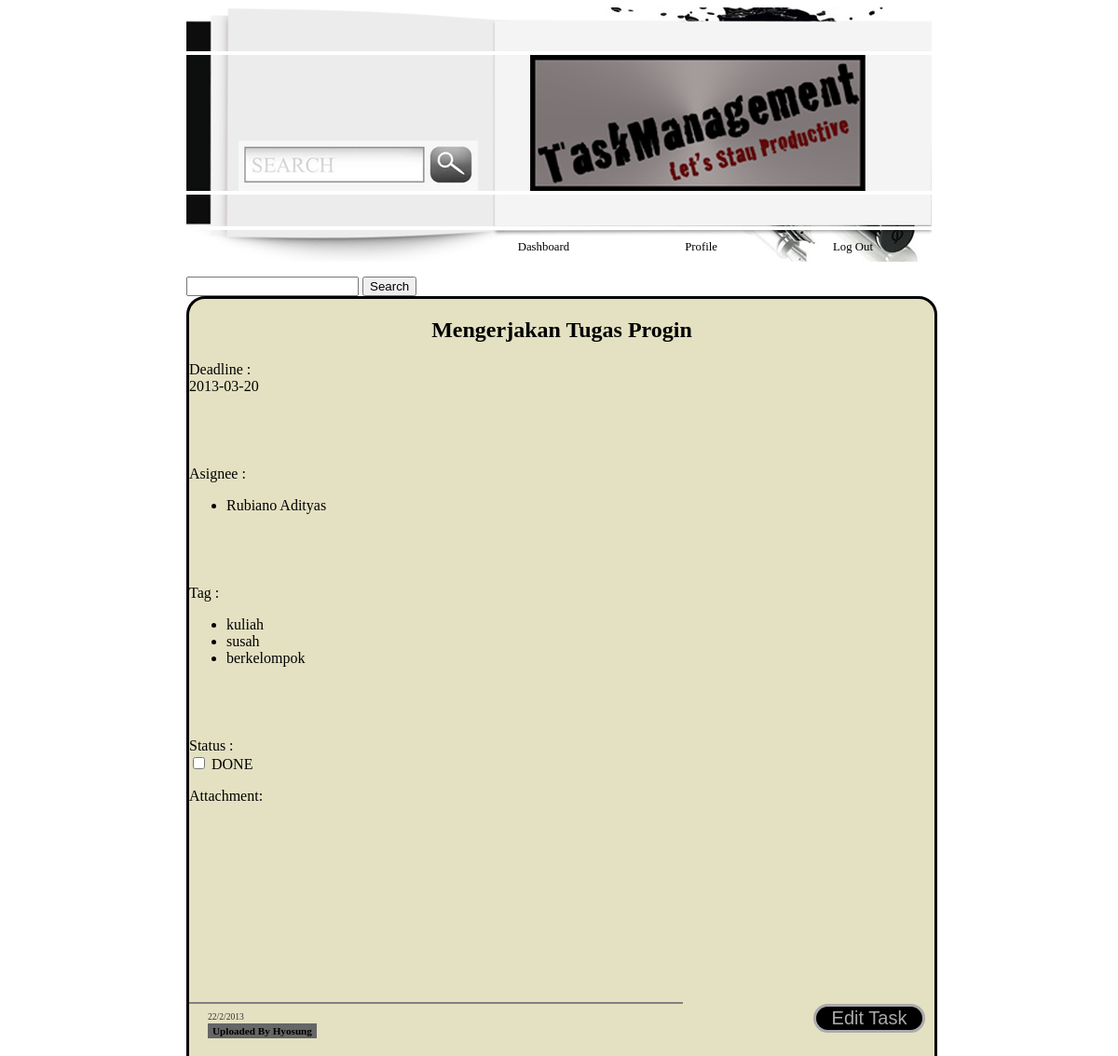
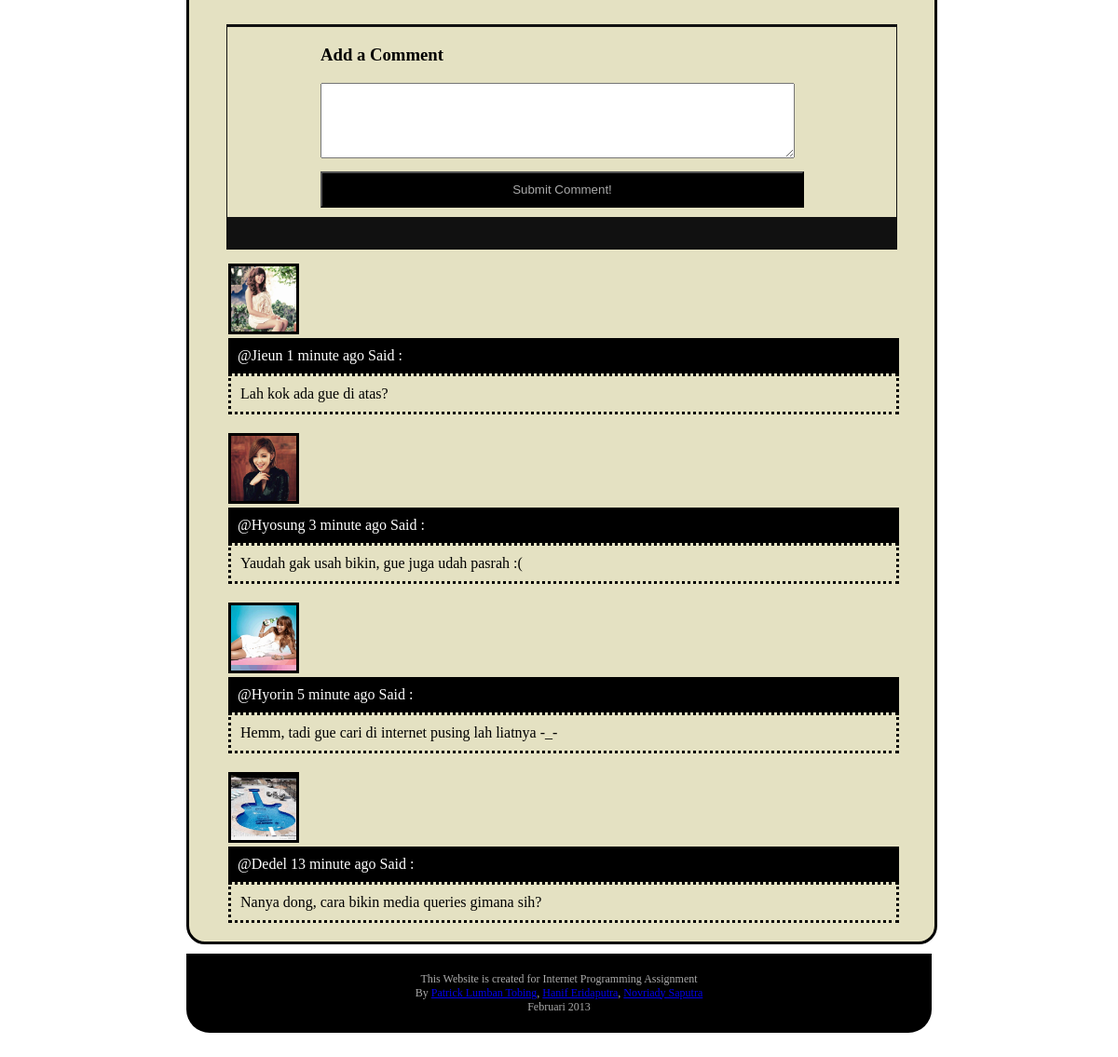
Screenshot of /src/rinciantugas.php?taskid=1 with the database file from the repository (2 pictures, top to bottom).
### tables this page shows
CREATE TABLE IF NOT EXISTS `task` (
  `taskID` varchar(30) NOT NULL,
  `categoryID` varchar(30) NOT NULL,
  `username` varchar(30) NOT NULL,
  `taskname` varchar(30) NOT NULL,
  `status` int(11) NOT NULL,
  `deadline` date NOT NULL,
  PRIMARY KEY (`taskID`),
  KEY `task_ibfk_1` (`categoryID`),
  KEY `task_ibfk_2` (`username`)
);

CREATE TABLE IF NOT EXISTS `user` (
  `username` varchar(30) NOT NULL,
  `password` varchar(30) NOT NULL,
  `fullname` varchar(30) NOT NULL,
  `birthplace` varchar(30) NOT NULL,
  `birthdate` date NOT NULL,
  `email` varchar(30) NOT NULL,
  `avatar` varchar(30) NOT NULL,
  PRIMARY KEY (`username`)
);

CREATE TABLE IF NOT EXISTS `tag` (
  `taskID` varchar(30) NOT NULL,
  `tagname` varchar(30) NOT NULL,
  KEY `tag_ibfk_2` (`taskID`)
);

### model/Task.php (called while the page is built, shortened)
<?php
    class Task implements BaseModel {
		function __construct($id) {
			$db = mysqli_connect($GLOBALS['host'], $GLOBALS['username'], $GLOBALS['password'], $GLOBALS['dbname']);
			$format = "SELECT * FROM `task` WHERE `taskID` = '%s';";
			$stmt = sprintf($format, $id);
			$result = mysqli_query($db, $stmt);
			if(mysqli_num_rows($result) > 0) {
				$row = $result->fetch_row();
			}
			$this->id = $id;
		}
		public function setData($categoryID, $username, $taskname, $status, $deadline) {
			$this->taskname = $taskname;
			$this->status = $status;
    	}
		public function getTags() {
			$dbg = new DBGetter();
			return $dbg->getTagsFromTaskID($this->id);
		}
		public function getUsers() {
			$dbg = new DBGetter();
			return $dbg->getUsersFromTaskID($this->id);
		}
		var $id;
	}
?>

### model/DBGetter.php (called while the page is built, shortened)
<?php
    class DBGetter {
		public function getTagsFromTaskID($taskid) {
			$db = mysqli_connect($GLOBALS['host'], $GLOBALS['username'], $GLOBALS['password'], $GLOBALS['dbname']);
			$format = "SELECT * FROM `tag` WHERE `taskID` = '%s';";
			$stmt = sprintf($format, $taskid);
			$result = mysqli_query($db, $stmt);
			$tags = array();
			while($row = $result->fetch_row()) {
				$tags[] = new Tag($row[0], $row[1]);
			}
			return $tags;
		}
		public function getUsersFromTaskID($taskid) {
			$db = mysqli_connect($GLOBALS['host'], $GLOBALS['username'], $GLOBALS['password'], $GLOBALS['dbname']);
			$format = "SELECT * FROM `task_user` WHERE `taskID` = '%s';";
			$stmt = sprintf($format, $taskid);
			$result = mysqli_query($db, $stmt);
			$users = array();
			while($row = $result->fetch_row()) {
				$users[] = new User($row[1]);
			}
			return $users;
		}
    }
?>

### model/User.php (called while the page is built, shortened)
<?php
    class User implements BaseModel {
		function __construct($username) {
			$db = mysqli_connect($GLOBALS['host'], $GLOBALS['username'], $GLOBALS['password'], $GLOBALS['dbname']);
			$format = "SELECT * FROM `user` WHERE `username` = '%s';";
			$stmt = sprintf($format, $username);
			$result = mysqli_query($db, $stmt);
			if(mysqli_num_rows($result) > 0) {
				$row = $result->fetch_row();
			}
			$this->username = $username;
		}
		public function setData($password, $fullname, $birthplace, $birthdate, $email, $avatar_path) {
			$this->fullname = $fullname;
    	}
    }
?>

### model/Tag.php (called while the page is built, shortened)
<?php
    class Tag implements BaseModel {
		function __construct($taskid, $tagname) {
			$this->tagname = $tagname;
		}
	}
?>

### src/rinciantugas.php (the view, shortened to what this page needs)
<?php
	$task = new Task($_GET['taskid']);
?>
<!DOCTYPE html>
<head>
<link rel='stylesheet' type="text/css" href="../style/Design.css"/>
</head>
<body class="main">
<div id="header">
<img src="../images/images/Header_3_ip_01.gif"/><img src="../images/images/Header_3_ip_02.gif" /><a href="Dashboard.html"><img src="../images/images/Header_3_ip_03.gif" /></a><img src="../images/images/Header_3_ip_04.gif"  />
  	<ul class="navigation">
		<li> <a href="dashboard.php"> Dashboard </a> </li>
        <li> <a href="profile.html"> Profile </a> </li>
        <li> <a href="../Index.html"> Log Out </a> </li>
    </ul>
  <form method="post" action="searchresult.php">
    	<input type="text" name="query" />
    	<input type="submit" value="Search" />
    </form>
</div>
<div class="TaskBoard">
<h2 align="center"><?php echo $task->taskname; ?></h2>
<div align="left">
   	<p>
   		<a>Deadline :</a> <br>
   		<a id="rincian-deadline"></a><br>
   	    <br><a>Asignee :</a><br>
   	    <ul>
   	    	<?php
				$users = $task->getUsers();
				foreach ($users as $user) {
					printf("<li id='rincian-assignee-%s'>%s ", $user->username, $user->fullname);
					printf('<a class="delete" href="rinciantugas2.php?taskid=%s&action=delete&username=%s">(delete)</a>', $task->id, $user->username);
					printf("</li>");
				}
   	    	?>
   	    </ul>
   	    <br><a>Tag :</a><br>
   	    <ul>
   	    	<?php
				$tags = $task->getTags();
				foreach ($tags as $tag) {
					printf("<li id='rincian-tag-%s'>%s ", $tag->tagname, $tag->tagname);
					printf('<a class="delete" href="rinciantugas2.php?taskid=%s&action=delete&tagname=%s">(delete)</a>', $task->id, $tag->tagname);
					printf('</li>');
				}
   	    	?>
   	    </ul>
   	  	<br><a>Status :<br>
	   	<input type="checkbox" name="status" onclick="sendStatus()" value="1" <?php echo $task->status == 1 ? "checked":""; ?> > DONE<br>
    </p>
    <p> Attachment: </p>
	<input type="button" value="Edit Task" class="buttonbox2" id="rincianbutton-edit" onclick="edittask()"/>
</div>
<hr noshade="noshade" />
<div class="taskdate">
	22/2/2013
</div>
<div class="uploader">
	Uploaded By Hyosung
</div>
<form id="comment_form" action="#">
	<h3>Add a Comment</h3>
	<div>
   		<textarea rows="5" cols="61"></textarea>
 	</div>
	<div>
   		<input type="submit" value="Submit Comment!" class="submitbutton" />
    </div>
</form>
<div>
	<div class="commentbox">
    	<img src="../images/user2.jpg" class="commentuser"/>
        <div class="nameuser">@Jieun 1 minute ago Said :</div>
        <div class="comment">Lah kok ada gue di atas?</div>
    </div>
    <div class="commentbox">
    	<img src="../images/ibuOADTSPD3HEK.gif" class="commentuser"/>
        <div class="nameuser">@Hyosung 3 minute ago Said :</div>
        <div class="comment">Yaudah gak usah bikin, gue juga udah pasrah :(</div>
    </div>
    <div class="commentbox">
    	<img src="../images/User3.gif" class="commentuser"/>
        <div class="nameuser">@Hyorin 5 minute ago Said :</div>
        <div class="comment">Hemm, tadi gue cari di internet pusing lah liatnya -_-</div>
    </div>
    <div class="commentbox">
    	<img src="../images/2507626_460s.jpg" class="commentuser"/>
        <div class="nameuser">@Dedel 13 minute ago Said :</div>
        <div class="comment">Nanya dong, cara bikin media queries gimana sih?</div>
    </div>
</div>
</div>
<div class="footer">This Website is created for Internet Programming Assignment<br />
    By <a href="http://www.facebook.com/patrick.ltobing?fref=ts" target="_blank">Patrick Lumban Tobing</a>, <a href="http://www.facebook.com/hanif.eridaputra" target="_blank">Hanif Eridaputra</a>, <a href="http://www.facebook.com/novriady.saputra.3?fref=ts" target="_blank">Novriady Saputra</a><br />
    Februari 2013
</div>
</body>
</html>

### style/Design.css (style rules this page uses)
.main { width:800px; margin-left:auto; margin-right:auto; background-color:#FFF; }
.navigation { background-image:url(../images/images/Header_3_ip_05.gif); font-family:Tahoma; margin-top: 0px; padding: 3px 3px; text-align:right; }
.navigation li { display:inline-block; margin:5px; }
.navigation a { color:#000; text-decoration:none; font-size:0.8em; padding:10px 15px; margin:40px; text-align:center; }
.footer { background-color:#000; margin-top:10px; color:#aaaaaa; padding:20px; text-align:center; font-size:0.75em; font-family:Tahoma; clear:both; -webkit-border-bottom-right-radius: 25px; -webkit-border-bottom-left-radius: 25px; -moz-border-radius-bottomright: 25px; -moz-border-radius-bottomleft: 25px; border-bottom-right-radius: 25px; border-bottom-left-radius: 25px; }
.TaskBoard { width:800px; height:auto; background-color:#E4E1C2; border:solid; -webkit-border-radius: 20px; -moz-border-radius: 20px; border-radius: 20px; }
.taskdate { font-family:Tahoma; font-size:0.6em; margin-left:20px; padding:0px; color:#333; }
.uploader { font-family:Tahoma; font-size:0.7em; font-weight:bold; margin-bottom:30px; margin-left:20px; padding:2px 5px; display:inline-block; background-color:#666; }
#comment_form { border:1px solid #111111; border-top:3px solid #111111; border-bottom:35px solid #111111; margin:15px 40px; padding-left:100px; }
.submitbutton { background-color:#000; color:#aaaaaa; width:519px; padding:10px; margin:10px 0px; }
.commentuser { width:70px; height:70px; border:solid; }
.commentbox { margin-left:42px; }
.nameuser { background-color:#000; background-repeat:repeat-x; color:#FFF; width:700px; padding:10px; }
.comment { border:dotted; padding:10px; width:694px; margin-bottom:20px; }
.buttonbox2 { width:120px; font-size:20px; margin-top:10px; margin-left:5px; margin-right:10px; background-color:#000; border:solid; color:#aaaaaa; float:right; -webkit-border-radius: 20px; -moz-border-radius: 20px; border-radius: 20px; }

### rows the page displays
task: taskname "Mengerjakan Tugas Progin"
user: fullname "Rubiano Adityas"
tag: tagname "kuliah"
tag: tagname "susah"
tag: tagname "berkelompok"
